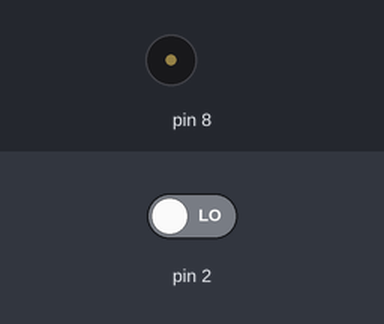
A sketch run on a simulated Arduino Uno, built with avr-gcc and run on an emulated ATmega328P. Shown: buzzer (waves = sounding). Inputs (shaded band) come from the test bench; at power-on: pin 2 LOW.

Above: at 1.2 s.
1.3 s: pin 2 driven HIGH
At 1.6 s:
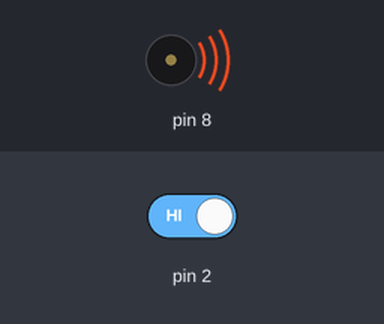
Timing chart, 0 to 4.3 s (numbered marks = the images above; inputs shaded):
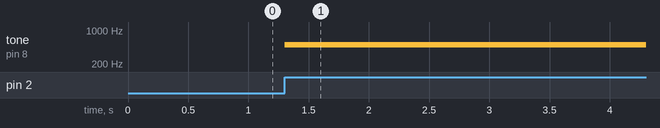

Measured:
- after the input at 1.3 s, tone on pin 8: silent → 500 Hz at once

The sketch:

Test_tone_1.ino
```cpp
/*
  suona La (A4) premendo il bottone

 */

#include "pitches.h"

const int threshold = 10;    // minimum reading of the sensors that generates a note

// notes to play, corresponding to the 3 sensors:
int notes[] = {
  NOTE_A4, NOTE_B4,NOTE_C3 };

void setup() {

}

void loop() {

    // get a sensor reading:
    int sensorReading = digitalRead(2);

    // if the sensor is pressed hard enough:
    if (sensorReading == HIGH) {
      // play the note corresponding to this sensor:
      tone(8, 500, 20);
    }
    else
    {
      digitalWrite(8,HIGH);
    }

}
```

pitches.h
```cpp
/*************************************************
 * Public Constants
 *************************************************/

#define NOTE_B0  31
#define NOTE_C1  33
#define NOTE_CS1 35
#define NOTE_D1  37
#define NOTE_DS1 39
#define NOTE_E1  41
#define NOTE_F1  44
#define NOTE_FS1 46
#define NOTE_G1  49
#define NOTE_GS1 52
#define NOTE_A1  55
#define NOTE_AS1 58
#define NOTE_B1  62
#define NOTE_C2  65
#define NOTE_CS2 69
#define NOTE_D2  73
#define NOTE_DS2 78
#define NOTE_E2  82
#define NOTE_F2  87
#define NOTE_FS2 93
#define NOTE_G2  98
#define NOTE_GS2 104
#define NOTE_A2  110
#define NOTE_AS2 117
#define NOTE_B2  123
#define NOTE_C3  131
#define NOTE_CS3 139
#define NOTE_D3  147
#define NOTE_DS3 156
#define NOTE_E3  165
#define NOTE_F3  175
#define NOTE_FS3 185
#define NOTE_G3  196
#define NOTE_GS3 208
#define NOTE_A3  220
#define NOTE_AS3 233
#define NOTE_B3  247
#define NOTE_C4  262
#define NOTE_CS4 277
#define NOTE_D4  294
#define NOTE_DS4 311
#define NOTE_E4  330
#define NOTE_F4  349
#define NOTE_FS4 370
#define NOTE_G4  392
#define NOTE_GS4 415
#define NOTE_A4  440
#define NOTE_AS4 466
#define NOTE_B4  494
#define NOTE_C5  523
#define NOTE_CS5 554
#define NOTE_D5  587
#define NOTE_DS5 622
#define NOTE_E5  659
#define NOTE_F5  698
#define NOTE_FS5 740
#define NOTE_G5  784
#define NOTE_GS5 831
#define NOTE_A5  880
#define NOTE_AS5 932
#define NOTE_B5  988
#define NOTE_C6  1047
#define NOTE_CS6 1109
#define NOTE_D6  1175
#define NOTE_DS6 1245
#define NOTE_E6  1319
#define NOTE_F6  1397
#define NOTE_FS6 1480
#define NOTE_G6  1568
#define NOTE_GS6 1661
#define NOTE_A6  1760
#define NOTE_AS6 1865
#define NOTE_B6  1976
#define NOTE_C7  2093
#define NOTE_CS7 2217
#define NOTE_D7  2349
#define NOTE_DS7 2489
#define NOTE_E7  2637
#define NOTE_F7  2794
#define NOTE_FS7 2960
#define NOTE_G7  3136
#define NOTE_GS7 3322
#define NOTE_A7  3520
#define NOTE_AS7 3729
#define NOTE_B7  3951
#define NOTE_C8  4186
#define NOTE_CS8 4435
#define NOTE_D8  4699
#define NOTE_DS8 4978
```
